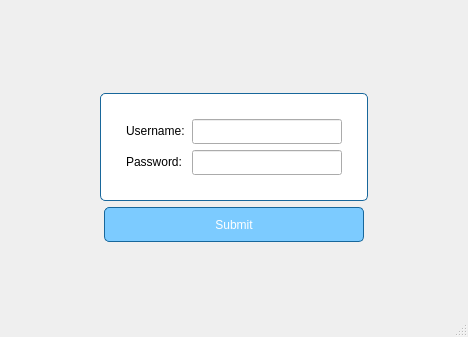
<?xml version="1.0" encoding="UTF-8"?>
<ui version="4.0">
 <class>MainWindow</class>
 <widget class="QMainWindow" name="MainWindow">
  <property name="enabled">
   <bool>true</bool>
  </property>
  <property name="geometry">
   <rect>
    <x>0</x>
    <y>0</y>
    <width>468</width>
    <height>337</height>
   </rect>
  </property>
  <property name="windowTitle">
   <string>MainWindow</string>
  </property>
  <widget class="QWidget" name="centralwidget">
   <property name="styleSheet">
    <string notr="true">#centralwidget {
	border-image: url(:/images/hulk.jpg);
}</string>
   </property>
   <layout class="QVBoxLayout" name="verticalLayout">
    <item>
     <spacer name="verticalSpacer">
      <property name="orientation">
       <enum>Qt::Vertical</enum>
      </property>
      <property name="sizeHint" stdset="0">
       <size>
        <width>20</width>
        <height>40</height>
       </size>
      </property>
     </spacer>
    </item>
    <item>
     <layout class="QHBoxLayout" name="horizontalLayout_2">
      <property name="leftMargin">
       <number>0</number>
      </property>
      <property name="topMargin">
       <number>20</number>
      </property>
      <property name="rightMargin">
       <number>0</number>
      </property>
      <property name="bottomMargin">
       <number>0</number>
      </property>
      <item>
       <spacer name="horizontalSpacer_4">
        <property name="orientation">
         <enum>Qt::Horizontal</enum>
        </property>
        <property name="sizeHint" stdset="0">
         <size>
          <width>40</width>
          <height>20</height>
         </size>
        </property>
       </spacer>
      </item>
      <item>
       <widget class="QFrame" name="formLogin">
        <property name="styleSheet">
         <string notr="true">#formLogin {
	border: 1px solid rgb(24, 103, 155);
	border-radius: 5px;
	background-color: white;
}</string>
        </property>
        <layout class="QFormLayout" name="formLayout">
         <property name="leftMargin">
          <number>25</number>
         </property>
         <property name="topMargin">
          <number>25</number>
         </property>
         <property name="rightMargin">
          <number>25</number>
         </property>
         <property name="bottomMargin">
          <number>25</number>
         </property>
         <item row="0" column="0">
          <widget class="QLabel" name="label_2">
           <property name="text">
            <string>Username:</string>
           </property>
          </widget>
         </item>
         <item row="0" column="1">
          <widget class="QLineEdit" name="lineEdit">
           <property name="minimumSize">
            <size>
             <width>150</width>
             <height>25</height>
            </size>
           </property>
          </widget>
         </item>
         <item row="1" column="0">
          <widget class="QLabel" name="label">
           <property name="text">
            <string>Password: </string>
           </property>
          </widget>
         </item>
         <item row="1" column="1">
          <widget class="QLineEdit" name="lineEdit_2">
           <property name="minimumSize">
            <size>
             <width>150</width>
             <height>25</height>
            </size>
           </property>
          </widget>
         </item>
        </layout>
       </widget>
      </item>
      <item>
       <spacer name="horizontalSpacer_3">
        <property name="orientation">
         <enum>Qt::Horizontal</enum>
        </property>
        <property name="sizeHint" stdset="0">
         <size>
          <width>40</width>
          <height>20</height>
         </size>
        </property>
       </spacer>
      </item>
     </layout>
    </item>
    <item>
     <layout class="QHBoxLayout" name="horizontalLayout">
      <item>
       <spacer name="horizontalSpacer">
        <property name="orientation">
         <enum>Qt::Horizontal</enum>
        </property>
        <property name="sizeHint" stdset="0">
         <size>
          <width>40</width>
          <height>20</height>
         </size>
        </property>
       </spacer>
      </item>
      <item>
       <widget class="QPushButton" name="pushButton">
        <property name="minimumSize">
         <size>
          <width>260</width>
          <height>35</height>
         </size>
        </property>
        <property name="styleSheet">
         <string notr="true">border: 1px solid rgb(24, 103, 155);
border-radius: 5px;
background-color: rgb(124, 203, 255);
color: white;</string>
        </property>
        <property name="text">
         <string>Submit</string>
        </property>
       </widget>
      </item>
      <item>
       <spacer name="horizontalSpacer_2">
        <property name="orientation">
         <enum>Qt::Horizontal</enum>
        </property>
        <property name="sizeHint" stdset="0">
         <size>
          <width>40</width>
          <height>20</height>
         </size>
        </property>
       </spacer>
      </item>
     </layout>
    </item>
    <item>
     <spacer name="verticalSpacer_2">
      <property name="orientation">
       <enum>Qt::Vertical</enum>
      </property>
      <property name="sizeHint" stdset="0">
       <size>
        <width>20</width>
        <height>40</height>
       </size>
      </property>
     </spacer>
    </item>
   </layout>
  </widget>
  <widget class="QMenuBar" name="menubar">
   <property name="geometry">
    <rect>
     <x>0</x>
     <y>0</y>
     <width>468</width>
     <height>24</height>
    </rect>
   </property>
  </widget>
  <widget class="QStatusBar" name="statusbar"/>
 </widget>
 <resources/>
 <connections/>
</ui>
